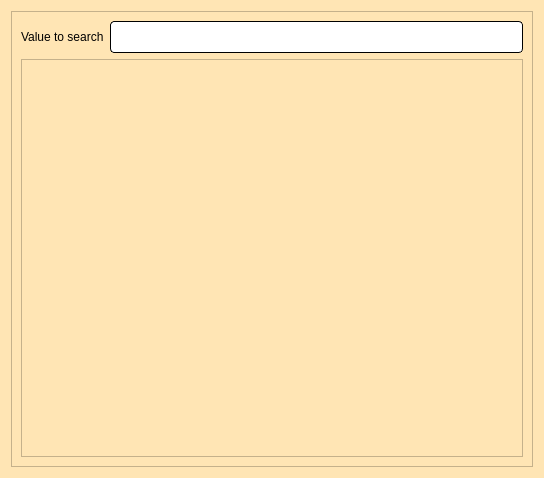
<?xml version="1.0" encoding="UTF-8"?>
<ui version="4.0">
 <class>membersList</class>
 <widget class="QDialog" name="membersList">
  <property name="geometry">
   <rect>
    <x>0</x>
    <y>0</y>
    <width>544</width>
    <height>478</height>
   </rect>
  </property>
  <property name="windowTitle">
   <string>Dialog</string>
  </property>
  <property name="styleSheet">
   <string notr="true">background-color: rgb(255, 229, 180);</string>
  </property>
  <layout class="QVBoxLayout" name="verticalLayout_3">
   <item>
    <widget class="QFrame" name="frame">
     <property name="frameShape">
      <enum>QFrame::StyledPanel</enum>
     </property>
     <property name="frameShadow">
      <enum>QFrame::Raised</enum>
     </property>
     <layout class="QVBoxLayout" name="verticalLayout_2">
      <item>
       <layout class="QVBoxLayout" name="verticalLayout">
        <item>
         <layout class="QHBoxLayout" name="horizontalLayout">
          <item>
           <widget class="QLabel" name="label">
            <property name="sizePolicy">
             <sizepolicy hsizetype="Fixed" vsizetype="Fixed">
              <horstretch>0</horstretch>
              <verstretch>0</verstretch>
             </sizepolicy>
            </property>
            <property name="styleSheet">
             <string notr="true">font: 13pt &quot;Lato&quot;;
color: rgb(0, 0, 0);</string>
            </property>
            <property name="text">
             <string>Value to search</string>
            </property>
           </widget>
          </item>
          <item>
           <widget class="QLineEdit" name="value">
            <property name="styleSheet">
             <string notr="true">QLineEdit{
	background-color: rgb(255, 255, 255);
	 border: 1px  solid;
     border-radius: 4px;
	font: 24px
}</string>
            </property>
           </widget>
          </item>
         </layout>
        </item>
        <item>
         <widget class="QTableView" name="tableView">
          <property name="styleSheet">
           <string notr="true">QHeaderView::section { background-color: #4f85e2; font: solid}</string>
          </property>
          <attribute name="horizontalHeaderHighlightSections">
           <bool>true</bool>
          </attribute>
          <attribute name="verticalHeaderVisible">
           <bool>false</bool>
          </attribute>
          <attribute name="verticalHeaderHighlightSections">
           <bool>false</bool>
          </attribute>
         </widget>
        </item>
       </layout>
      </item>
     </layout>
    </widget>
   </item>
  </layout>
 </widget>
 <resources/>
 <connections/>
</ui>
